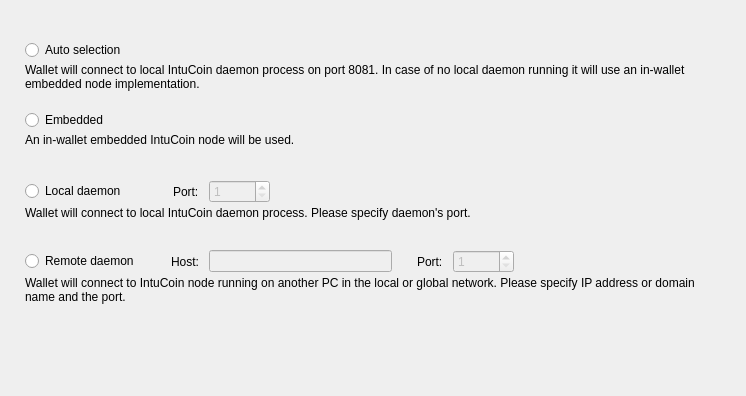
<?xml version="1.0" encoding="UTF-8"?>
<ui version="4.0">
 <class>ConnectionOptionsFrame</class>
 <widget class="QFrame" name="ConnectionOptionsFrame">
  <property name="geometry">
   <rect>
    <x>0</x>
    <y>0</y>
    <width>746</width>
    <height>396</height>
   </rect>
  </property>
  <property name="windowTitle">
   <string>Frame</string>
  </property>
  <property name="frameShape">
   <enum>QFrame::NoFrame</enum>
  </property>
  <property name="frameShadow">
   <enum>QFrame::Raised</enum>
  </property>
  <layout class="QVBoxLayout" name="verticalLayout_5">
   <property name="spacing">
    <number>0</number>
   </property>
   <property name="leftMargin">
    <number>25</number>
   </property>
   <property name="topMargin">
    <number>40</number>
   </property>
   <property name="rightMargin">
    <number>49</number>
   </property>
   <item>
    <widget class="QWidget" name="widget" native="true">
     <property name="sizePolicy">
      <sizepolicy hsizetype="Preferred" vsizetype="Fixed">
       <horstretch>0</horstretch>
       <verstretch>0</verstretch>
      </sizepolicy>
     </property>
     <property name="minimumSize">
      <size>
       <width>0</width>
       <height>70</height>
      </size>
     </property>
     <property name="maximumSize">
      <size>
       <width>16777215</width>
       <height>70</height>
      </size>
     </property>
     <layout class="QVBoxLayout" name="verticalLayout" stretch="0,1">
      <property name="spacing">
       <number>3</number>
      </property>
      <property name="leftMargin">
       <number>0</number>
      </property>
      <property name="topMargin">
       <number>0</number>
      </property>
      <property name="rightMargin">
       <number>0</number>
      </property>
      <property name="bottomMargin">
       <number>0</number>
      </property>
      <item>
       <widget class="QRadioButton" name="m_autoRadio">
        <property name="text">
         <string>Auto selection</string>
        </property>
        <attribute name="buttonGroup">
         <string notr="true">m_connectionButtonGroup</string>
        </attribute>
       </widget>
      </item>
      <item alignment="Qt::AlignTop">
       <widget class="WalletGui::WalletSmallGrayTextLabel" name="m_autoHelperLabel">
        <property name="text">
         <string>Wallet will connect to local IntuCoin daemon process on port 8081. In case of no local daemon running it will use an in-wallet embedded node implementation.</string>
        </property>
        <property name="alignment">
         <set>Qt::AlignLeading|Qt::AlignLeft|Qt::AlignTop</set>
        </property>
        <property name="wordWrap">
         <bool>true</bool>
        </property>
        <property name="indent">
         <number>0</number>
        </property>
       </widget>
      </item>
     </layout>
    </widget>
   </item>
   <item>
    <widget class="QWidget" name="widget_2" native="true">
     <property name="sizePolicy">
      <sizepolicy hsizetype="Preferred" vsizetype="Fixed">
       <horstretch>0</horstretch>
       <verstretch>0</verstretch>
      </sizepolicy>
     </property>
     <property name="minimumSize">
      <size>
       <width>0</width>
       <height>70</height>
      </size>
     </property>
     <property name="maximumSize">
      <size>
       <width>16777215</width>
       <height>70</height>
      </size>
     </property>
     <layout class="QVBoxLayout" name="verticalLayout_2" stretch="0,1">
      <property name="spacing">
       <number>3</number>
      </property>
      <property name="leftMargin">
       <number>0</number>
      </property>
      <property name="topMargin">
       <number>0</number>
      </property>
      <property name="rightMargin">
       <number>0</number>
      </property>
      <property name="bottomMargin">
       <number>0</number>
      </property>
      <item>
       <widget class="QRadioButton" name="m_embeddedRadio">
        <property name="text">
         <string>Embedded</string>
        </property>
        <attribute name="buttonGroup">
         <string notr="true">m_connectionButtonGroup</string>
        </attribute>
       </widget>
      </item>
      <item alignment="Qt::AlignTop">
       <widget class="WalletGui::WalletSmallGrayTextLabel" name="m_embeddedHelperLabel">
        <property name="text">
         <string>An in-wallet embedded IntuCoin node will be used.</string>
        </property>
        <property name="alignment">
         <set>Qt::AlignLeading|Qt::AlignLeft|Qt::AlignTop</set>
        </property>
        <property name="wordWrap">
         <bool>true</bool>
        </property>
        <property name="indent">
         <number>0</number>
        </property>
       </widget>
      </item>
     </layout>
    </widget>
   </item>
   <item>
    <widget class="QWidget" name="widget_3" native="true">
     <property name="sizePolicy">
      <sizepolicy hsizetype="Preferred" vsizetype="Fixed">
       <horstretch>0</horstretch>
       <verstretch>0</verstretch>
      </sizepolicy>
     </property>
     <property name="minimumSize">
      <size>
       <width>0</width>
       <height>70</height>
      </size>
     </property>
     <property name="maximumSize">
      <size>
       <width>16777215</width>
       <height>70</height>
      </size>
     </property>
     <layout class="QVBoxLayout" name="verticalLayout_3" stretch="0,1">
      <property name="spacing">
       <number>3</number>
      </property>
      <property name="leftMargin">
       <number>0</number>
      </property>
      <property name="topMargin">
       <number>0</number>
      </property>
      <property name="rightMargin">
       <number>0</number>
      </property>
      <property name="bottomMargin">
       <number>0</number>
      </property>
      <item>
       <layout class="QHBoxLayout" name="horizontalLayout">
        <property name="spacing">
         <number>10</number>
        </property>
        <item>
         <widget class="QRadioButton" name="m_localRadio">
          <property name="text">
           <string>Local daemon</string>
          </property>
          <attribute name="buttonGroup">
           <string notr="true">m_connectionButtonGroup</string>
          </attribute>
         </widget>
        </item>
        <item>
         <spacer name="horizontalSpacer">
          <property name="orientation">
           <enum>Qt::Horizontal</enum>
          </property>
          <property name="sizeType">
           <enum>QSizePolicy::Fixed</enum>
          </property>
          <property name="sizeHint" stdset="0">
           <size>
            <width>37</width>
            <height>20</height>
           </size>
          </property>
         </spacer>
        </item>
        <item>
         <widget class="QLabel" name="label">
          <property name="text">
           <string>Port:</string>
          </property>
         </widget>
        </item>
        <item alignment="Qt::AlignVCenter">
         <widget class="QSpinBox" name="m_localPortSpin">
          <property name="enabled">
           <bool>false</bool>
          </property>
          <property name="minimum">
           <number>1</number>
          </property>
          <property name="maximum">
           <number>65535</number>
          </property>
          <property name="value">
           <number>1</number>
          </property>
         </widget>
        </item>
        <item>
         <spacer name="horizontalSpacer_2">
          <property name="orientation">
           <enum>Qt::Horizontal</enum>
          </property>
          <property name="sizeHint" stdset="0">
           <size>
            <width>40</width>
            <height>20</height>
           </size>
          </property>
         </spacer>
        </item>
       </layout>
      </item>
      <item alignment="Qt::AlignTop">
       <widget class="WalletGui::WalletSmallGrayTextLabel" name="m_localHelperLabel">
        <property name="text">
         <string>Wallet will connect to local IntuCoin daemon process. Please specify daemon's port.</string>
        </property>
        <property name="alignment">
         <set>Qt::AlignLeading|Qt::AlignLeft|Qt::AlignTop</set>
        </property>
        <property name="wordWrap">
         <bool>true</bool>
        </property>
        <property name="indent">
         <number>0</number>
        </property>
       </widget>
      </item>
     </layout>
    </widget>
   </item>
   <item>
    <widget class="QWidget" name="widget_4" native="true">
     <property name="sizePolicy">
      <sizepolicy hsizetype="Preferred" vsizetype="Fixed">
       <horstretch>0</horstretch>
       <verstretch>0</verstretch>
      </sizepolicy>
     </property>
     <property name="minimumSize">
      <size>
       <width>0</width>
       <height>70</height>
      </size>
     </property>
     <property name="maximumSize">
      <size>
       <width>16777215</width>
       <height>70</height>
      </size>
     </property>
     <layout class="QVBoxLayout" name="verticalLayout_4" stretch="0,1">
      <property name="spacing">
       <number>3</number>
      </property>
      <property name="leftMargin">
       <number>0</number>
      </property>
      <property name="topMargin">
       <number>0</number>
      </property>
      <property name="rightMargin">
       <number>0</number>
      </property>
      <property name="bottomMargin">
       <number>0</number>
      </property>
      <item>
       <layout class="QHBoxLayout" name="horizontalLayout_2">
        <property name="spacing">
         <number>10</number>
        </property>
        <item>
         <widget class="QRadioButton" name="m_remoteRadio">
          <property name="text">
           <string>Remote daemon</string>
          </property>
          <attribute name="buttonGroup">
           <string notr="true">m_connectionButtonGroup</string>
          </attribute>
         </widget>
        </item>
        <item>
         <spacer name="horizontalSpacer_3">
          <property name="orientation">
           <enum>Qt::Horizontal</enum>
          </property>
          <property name="sizeType">
           <enum>QSizePolicy::Fixed</enum>
          </property>
          <property name="sizeHint" stdset="0">
           <size>
            <width>22</width>
            <height>20</height>
           </size>
          </property>
         </spacer>
        </item>
        <item>
         <widget class="QLabel" name="label_2">
          <property name="text">
           <string>Host:</string>
          </property>
         </widget>
        </item>
        <item>
         <widget class="QLineEdit" name="m_remoteHostEdit">
          <property name="enabled">
           <bool>false</bool>
          </property>
         </widget>
        </item>
        <item>
         <spacer name="horizontalSpacer_5">
          <property name="orientation">
           <enum>Qt::Horizontal</enum>
          </property>
          <property name="sizeType">
           <enum>QSizePolicy::Fixed</enum>
          </property>
          <property name="sizeHint" stdset="0">
           <size>
            <width>15</width>
            <height>20</height>
           </size>
          </property>
         </spacer>
        </item>
        <item>
         <widget class="QLabel" name="label_3">
          <property name="text">
           <string>Port:</string>
          </property>
         </widget>
        </item>
        <item alignment="Qt::AlignVCenter">
         <widget class="QSpinBox" name="m_remotePortSpin">
          <property name="enabled">
           <bool>false</bool>
          </property>
          <property name="minimum">
           <number>1</number>
          </property>
          <property name="maximum">
           <number>65535</number>
          </property>
          <property name="value">
           <number>1</number>
          </property>
         </widget>
        </item>
        <item>
         <spacer name="horizontalSpacer_4">
          <property name="orientation">
           <enum>Qt::Horizontal</enum>
          </property>
          <property name="sizeHint" stdset="0">
           <size>
            <width>40</width>
            <height>20</height>
           </size>
          </property>
         </spacer>
        </item>
       </layout>
      </item>
      <item alignment="Qt::AlignTop">
       <widget class="WalletGui::WalletSmallGrayTextLabel" name="m_remoteHelperLabel">
        <property name="text">
         <string>Wallet will connect to IntuCoin node running on another PC in the local or global network. Please specify IP address or domain name and the port.</string>
        </property>
        <property name="alignment">
         <set>Qt::AlignLeading|Qt::AlignLeft|Qt::AlignTop</set>
        </property>
        <property name="wordWrap">
         <bool>true</bool>
        </property>
        <property name="indent">
         <number>0</number>
        </property>
       </widget>
      </item>
     </layout>
    </widget>
   </item>
   <item>
    <spacer name="verticalSpacer">
     <property name="orientation">
      <enum>Qt::Vertical</enum>
     </property>
     <property name="sizeHint" stdset="0">
      <size>
       <width>665</width>
       <height>61</height>
      </size>
     </property>
    </spacer>
   </item>
  </layout>
 </widget>
 <customwidgets>
  <customwidget>
   <class>WalletGui::WalletSmallGrayTextLabel</class>
   <extends>QLabel</extends>
   <header>Gui/Common/WalletTextLabel.h</header>
  </customwidget>
 </customwidgets>
 <resources/>
 <connections>
  <connection>
   <sender>m_remoteHostEdit</sender>
   <signal>textChanged(QString)</signal>
   <receiver>ConnectionOptionsFrame</receiver>
   <slot>remoteHostNameChanged(QString)</slot>
   <hints>
    <hint type="sourcelabel">
     <x>390</x>
     <y>319</y>
    </hint>
    <hint type="destinationlabel">
     <x>372</x>
     <y>197</y>
    </hint>
   </hints>
  </connection>
  <connection>
   <sender>m_connectionButtonGroup</sender>
   <signal>buttonClicked(int)</signal>
   <receiver>ConnectionOptionsFrame</receiver>
   <slot>connectionButtonClicked(int)</slot>
   <hints>
    <hint type="sourcelabel">
     <x>-1</x>
     <y>-1</y>
    </hint>
    <hint type="destinationlabel">
     <x>372</x>
     <y>197</y>
    </hint>
   </hints>
  </connection>
  <connection>
   <sender>m_remoteRadio</sender>
   <signal>toggled(bool)</signal>
   <receiver>m_remoteHostEdit</receiver>
   <slot>setEnabled(bool)</slot>
   <hints>
    <hint type="sourcelabel">
     <x>88</x>
     <y>264</y>
    </hint>
    <hint type="destinationlabel">
     <x>312</x>
     <y>263</y>
    </hint>
   </hints>
  </connection>
  <connection>
   <sender>m_remoteRadio</sender>
   <signal>toggled(bool)</signal>
   <receiver>m_remotePortSpin</receiver>
   <slot>setEnabled(bool)</slot>
   <hints>
    <hint type="sourcelabel">
     <x>88</x>
     <y>264</y>
    </hint>
    <hint type="destinationlabel">
     <x>498</x>
     <y>263</y>
    </hint>
   </hints>
  </connection>
  <connection>
   <sender>m_localRadio</sender>
   <signal>toggled(bool)</signal>
   <receiver>m_localPortSpin</receiver>
   <slot>setEnabled(bool)</slot>
   <hints>
    <hint type="sourcelabel">
     <x>81</x>
     <y>194</y>
    </hint>
    <hint type="destinationlabel">
     <x>270</x>
     <y>193</y>
    </hint>
   </hints>
  </connection>
 </connections>
 <slots>
  <slot>remoteHostNameChanged(QString)</slot>
  <slot>connectionButtonClicked(int)</slot>
 </slots>
 <buttongroups>
  <buttongroup name="m_connectionButtonGroup"/>
 </buttongroups>
</ui>
